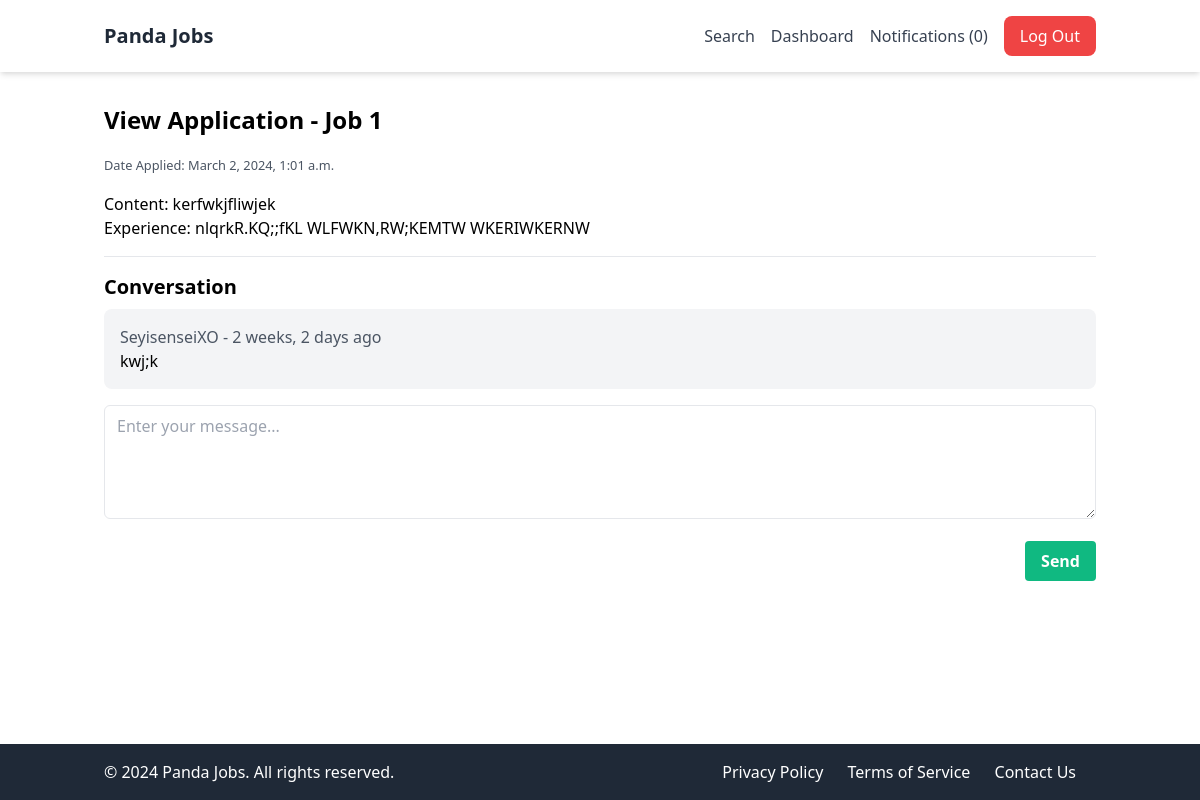
The app's page /userprofile/application/2/ (signed in), older data.
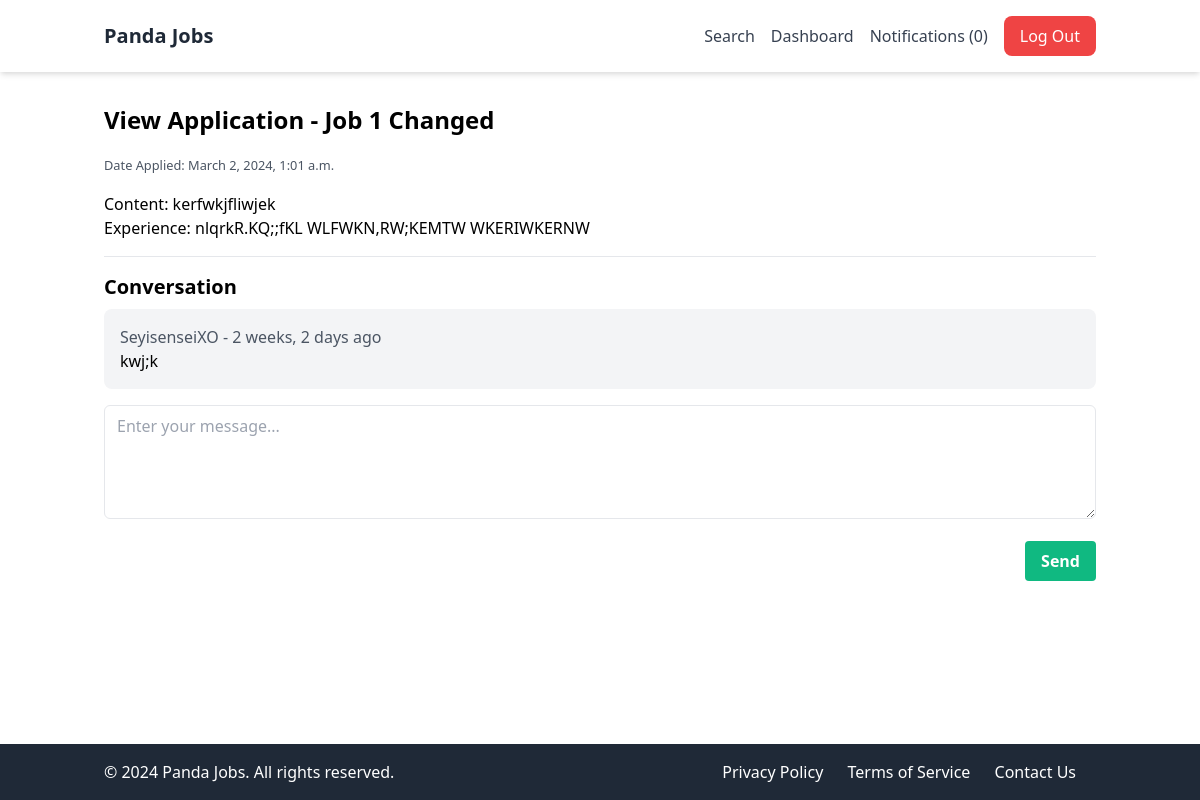
The same page, newer data.
### apps/jobs/models.py (models this page shows, shortened)
class JobApplication(models.Model):
    job = models.ForeignKey(Job, related_name='applications', on_delete=models.CASCADE)
    content = models.TextField()
    experience = models.TextField()
    created_at = models.DateTimeField(auto_now_add=True)
    created_by = models.ForeignKey(User, related_name='applications', on_delete=models.CASCADE)
    updated_at = models.DateTimeField(auto_now=True)

class Job(models.Model):
    SIZE_1_9 = 'size_1_9'
    SIZE_10_49 = 'size_10_49'
    SIZE_50_99 = 'size_50_99'
    SIZE_100 = 'size_100'
    SIZE_CHOICES = (
        (SIZE_1_9, '1-9'),
        (SIZE_10_49, '10-49'),
        (SIZE_50_99, '50-99'),
        (SIZE_100, '100+'),
    )
    OPEN = 'open'
    CLOSED = 'closed'
    ARCHIVED = 'archived'
    STATUS_CHOICES = (
        (OPEN, 'Open'),
        (CLOSED, 'Closed'),
        (ARCHIVED, 'Archived'),
    )
    title = models.CharField(max_length=100)
    summary = models.TextField()
    full_description = models.TextField()
    company_name = models.CharField(max_length=100)
    company_location = models.CharField(max_length=100, blank=True, null=True)
    company_size = models.CharField(max_length=20, choices=SIZE_CHOICES, default=SIZE_1_9)
    created_by= models.ForeignKey(User, related_name='jobs', on_delete=models.CASCADE)
    created_at = models.DateTimeField(auto_now_add=True)
    updated_at = models.DateTimeField(auto_now=True)
    status = models.CharField(max_length=20, choices=STATUS_CHOICES, default=OPEN)

### apps/userprofile/views.py (the view, shortened to what this page needs)
# urls.py: path('application/<int:application_id>/', view_application, name='view_application'),
@login_required
def view_application(request, application_id):
    if request.user.userprofile.is_employer:
        application = JobApplication.objects.get(pk=application_id, job__created_by=request.user)
    else:
        application = JobApplication.objects.get(pk=application_id, created_by=request.user)
    return render(request, 'view_application.html', {'application':application})

### apps/notifications/context_processors.py (called while the page is built)
def notification(request):
    if request.user.is_authenticated:
        return {'notifications': request.user.notifications.filter(is_read=False)}
    else:
        return {'notifications': []}

### apps/userprofile/templates/view_application.html (shortened to what this page needs)
{% extends 'base.html' %}
{% block content %}
    <h1 class="text-2xl font-bold mb-4">View Application - {{ application.job.title }}</h1>
    <small class="text-gray-600">Date Applied: {{ application.created_at }}</small>
    <p class="mt-4">Content: {{ application.content }}</p>
    <p>Experience: {{ application.experience }}</p>
    <hr class="my-4">
    <h2 class="text-xl font-semibold mb-2">Conversation</h2>
    {% for message in application.messages.all %}
        <div class="bg-gray-100 p-4 mb-4 rounded-lg">
            <p class="text-gray-600">{{ message.created_by.username }} - {{ message.created_at | timesince }} ago</p>
            <p>{{ message.content }}</p>
        </div>
    {% empty %}
        <p class="text-gray-600">No messages yet.</p>
        <hr class="my-4">
    {% endfor %}
    <form action="" method="post" class="mt-4">
        <div class="mb-4">
            <textarea class="w-full px-3 py-2 border rounded-md focus:outline-none focus:border-blue-500" name="content" id="id_content" rows="4" placeholder="Enter your message..."></textarea>
        </div>
        <div class="flex justify-end">
            <button class="bg-green-500 hover:bg-green-600 text-white font-bold py-2 px-4 rounded focus:outline-none focus:shadow-outline" type="submit">Send</button>
        </div>
    </form>
{% endblock %}

Row changes from the older to the newer data that the page shows:
changed through a linked row, JobApplication "kerfwkjfliwjek": job "Job 1" → "Job 1 Changed"
